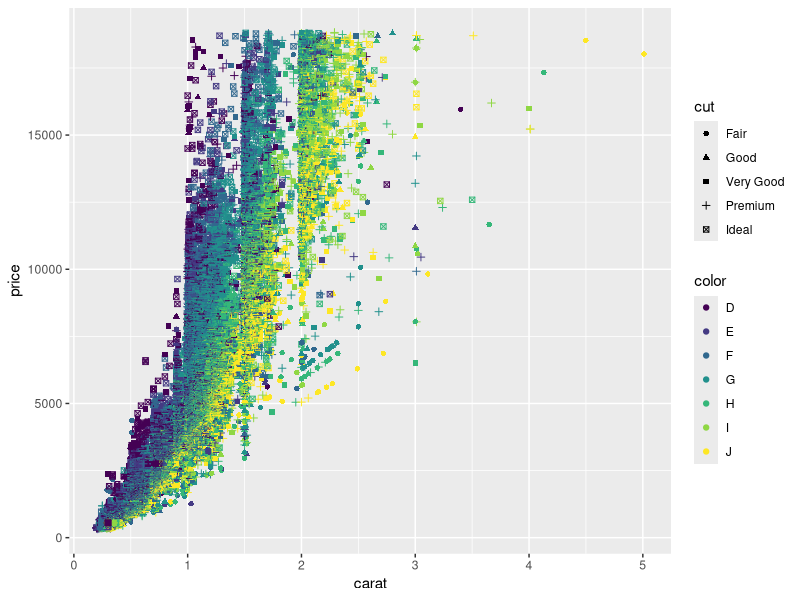

This chart was generated by the following R code:
## ---- chunk 1
# Setup chunk options. echo = False prevents R code from being printed
knitr::opts_chunk$set(echo = FALSE, message = F, warning = F)
knitr::opts_chunk$set(fig.width=8, fig.height=4)

## ---- chunk 2
# import packages
suppressPackageStartupMessages({library(tidyverse)})
## ---- chunk 3
ggplot(diamonds) + 
  geom_point(aes(x = carat, y = price, color = color, shape = cut))
## ---- chunk 4
diamonds %>%
head() %>%
knitr::kable()
## ---- chunk 5
# Don't include anything except for the code block
diamonds %>%
head() %>%
knitr::kable()
